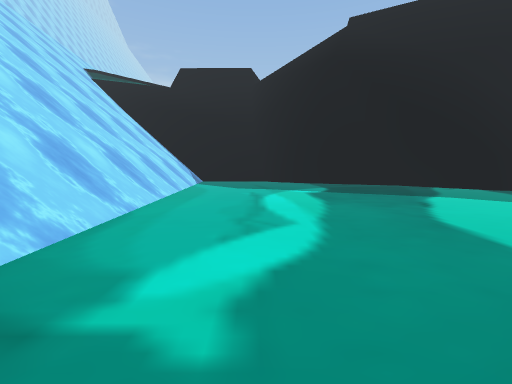
View 1 (above)

14 first-person views from a walk through a scene from a Unity 3-D project. The camera is 1.3 m above the floor, tilts 6° down and sees 90° across. The floor is counted in squares, 1 m on a side. Each view is taken from the middle of a square. On the plan, view 1 faces up. The plan holds only what a view shows up to about 13 squares ahead; the rest is blank. The place goes on beyond the plan. The player is left out. Some animated figures are left out. Some surface patterns are stand-ins.

View 2
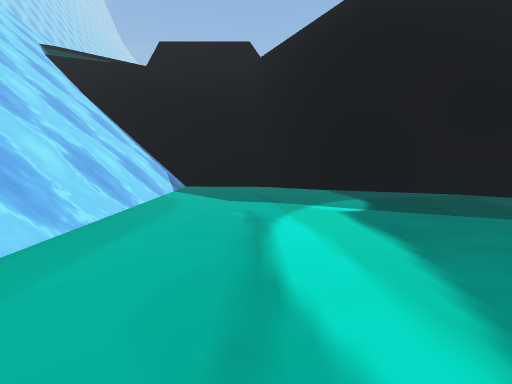

View 3
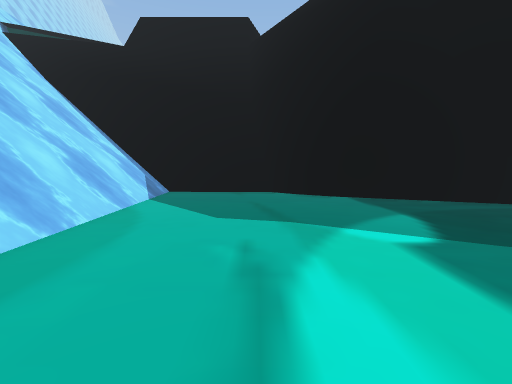

View 4
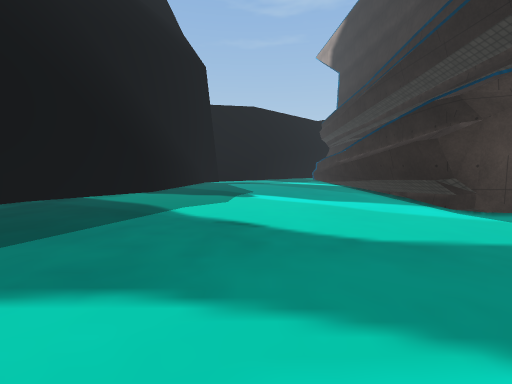

View 5
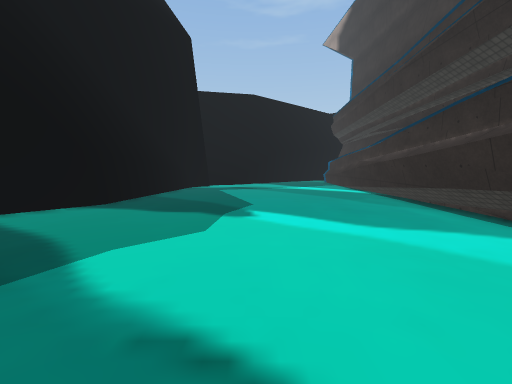

View 6
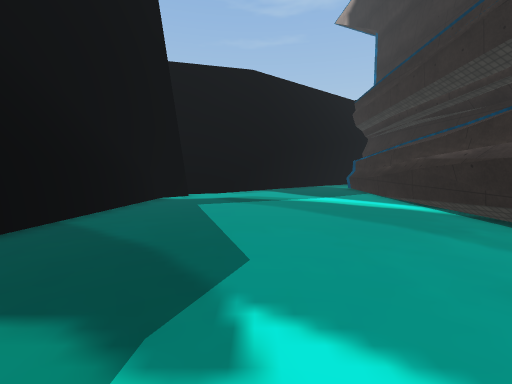

View 7
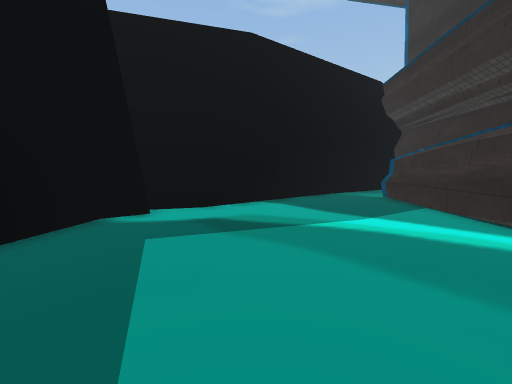

View 8
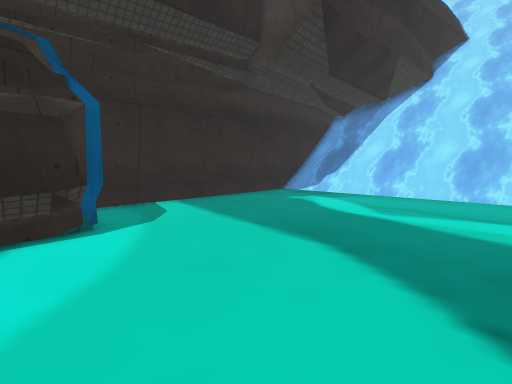

View 9
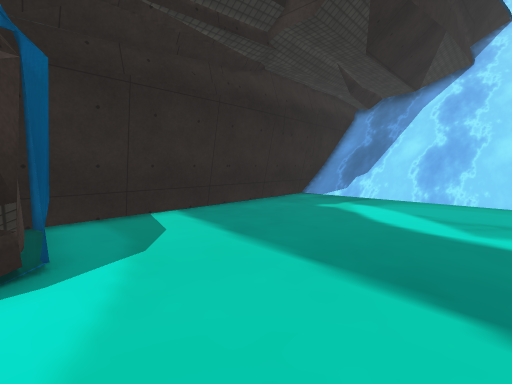

View 10
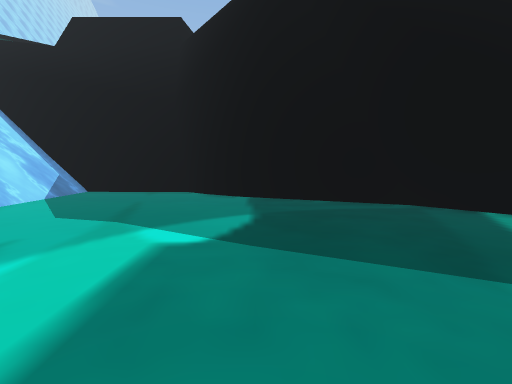

View 11
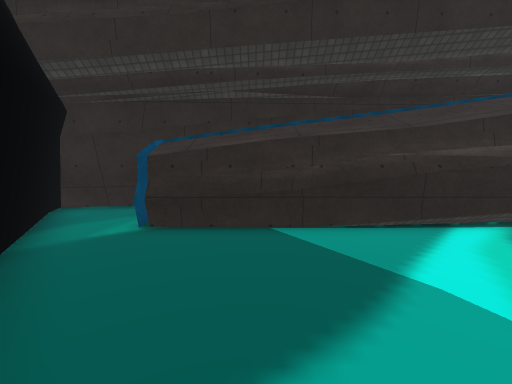

View 12
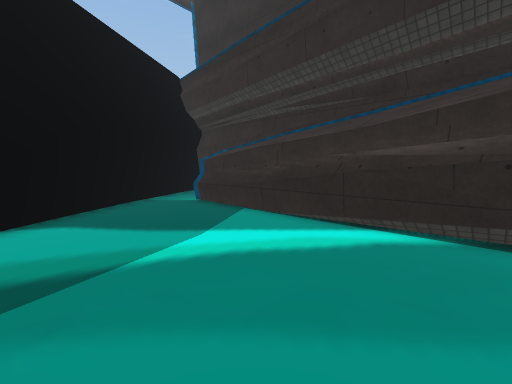

View 13
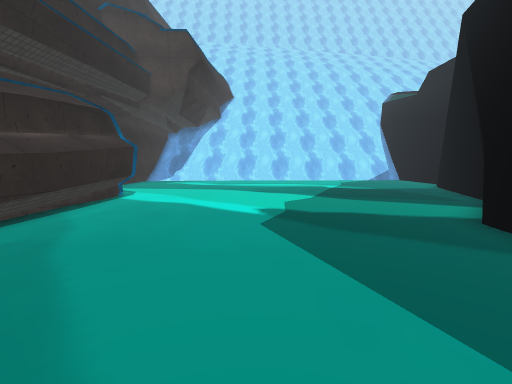

View 14
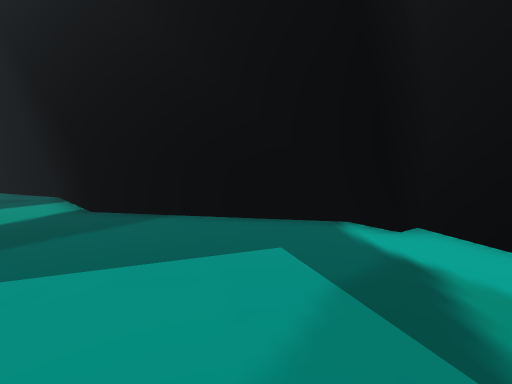

### Floor plan
Key: @ floor where view 1 was taken; # wall or solid block; . floor; = window, fence, low wall or low ledge; ~ water the walk can cross; ≈ water the walk keeps out of.
Columns run from 6 left of view 1 to 26 right of it. Each row starts with its distance up from view 1.
 21 ########
 20 ≈≈.....##
 19 ≈≈......###
 18 ≈≈........####
 17 ≈≈...........###
 16 ≈≈.............##
 15 ≈≈~.............##
 14 ≈≈~..............##
 13 ≈≈~...............#######
 12 ≈#~....................#####
 11 .#~......................####
 10 .#~........................##
  9 .≈≈........................=#
  8  ≈≈.........................##
  7  ≈≈..........................#
  6  ≈≈..........................##
  5  ≈≈...........................##
  4  ≈≈............................#
  3  ≈≈..........#################.##
  2  #≈..........####           ##..#
  1  #≈..........#               ####
  0  #≈...@......#
 -1  #############

Positions as (right, up) in squares from view 1, and headings:
1: (0, 0), facing up
2: (0, 5), facing up
3: (0, 8), facing up
4: (0, 8), facing right
5: (4, 8), facing right
6: (9, 8), facing right
7: (13, 8), facing right
8: (8, 8), facing down-left
9: (7, 6), facing down-left
10: (4, 8), facing up
11: (21, 8), facing down
12: (15, 8), facing down-right
13: (18, 8), facing left
14: (17, 6), facing up
